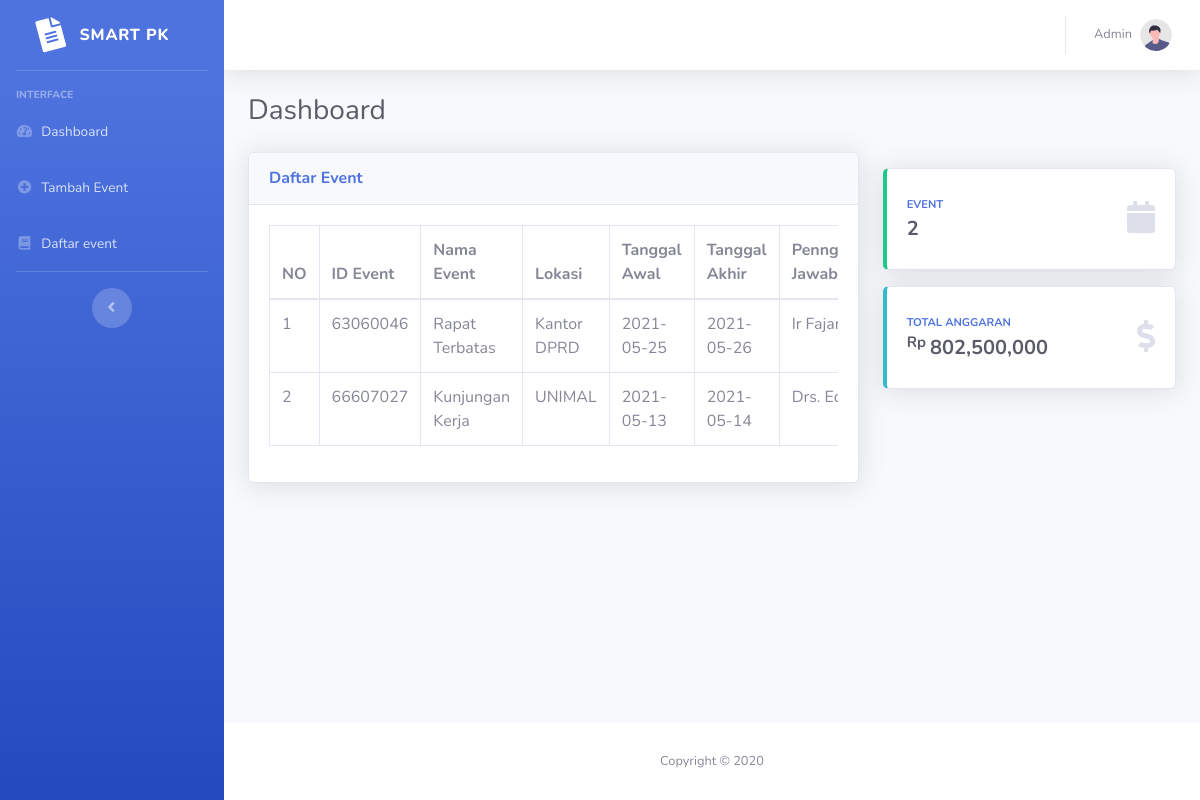
Screenshot of /page/index.php (signed in) with the database file from the repository.
### tables this page shows
CREATE TABLE `tbl_event` (
  `id` int(11) NOT NULL,
  `nama_event` varchar(100) NOT NULL,
  `lokasi` varchar(100) NOT NULL,
  `tgl_awal` date NOT NULL,
  `tgl_akhir` date NOT NULL,
  `penanggung_jawab` varchar(100) NOT NULL
);

### page/index.php (the view, shortened to what this page needs)
<?php
require '../db/koneksi.php';
?>
<!DOCTYPE html>
<html lang="en">
<head>
    <link href="../assets/vendor/fontawesome-free/css/all.min.css" rel="stylesheet" type="text/css">
    <link href="../assets/css/sb-admin-2.min.css" rel="stylesheet">
</head>
<body id="page-top">
    <div id="wrapper">
        <ul class="navbar-nav bg-gradient-primary sidebar sidebar-dark accordion" id="accordionSidebar">
            <a class="sidebar-brand d-flex align-items-center justify-content-center" href="index.php">
                <div class="sidebar-brand-icon rotate-n-15">
                    <i class="fas fa-file-alt"></i>
                </div>
                <div class="sidebar-brand-text mx-3">Smart PK</div>
            </a>
            <hr class="sidebar-divider">
            <div class="sidebar-heading">
                interface
            </div>
            <li class="nav-item">
                <a class="nav-link" href="index.php">
                    <i class="fas fa-fw fa-tachometer-alt"></i>
                    <span>Dashboard</span>
                </a>
            </li>
            <li class="nav-item">
                <a class="nav-link" href="tambah-event.php">
                    <i class="fas fa-fw fa-plus-circle"></i>
                    <span>Tambah Event</span>
                </a>
            </li>
            <li class="nav-item">
                <a class="nav-link" href="event.php">
                    <i class="fas fa-fw fa-book"></i>
                    <span>Daftar event</span>
                </a>
            </li>
            <hr class="sidebar-divider d-none d-md-block">
            <div class="text-center d-none d-md-inline">
                <button class="rounded-circle border-0" id="sidebarToggle"></button>
            </div>
        </ul>
        <div id="content-wrapper" class="d-flex flex-column">
            <div id="content">
                <nav class="navbar navbar-expand navbar-light bg-white topbar mb-4 static-top shadow">
                    <ul class="navbar-nav ml-auto">
                        <li class="nav-item dropdown no-arrow">
                            <a class="nav-link dropdown-toggle" href="#" id="userDropdown" role="button"
                                data-toggle="dropdown" aria-haspopup="true" aria-expanded="false">
                                <span class="mr-2 d-none d-lg-inline text-gray-600 small"><?php echo ucwords($_SESSION['nama']); ?> </span>
                                <img class="img-profile rounded-circle"
                                    src="../assets/img/undraw_profile.svg">
                            </a>
                        </li>
                    </ul>
                </nav>
                <div class="container-fluid">
                    <h1 class="h3 mb-4 text-gray-800">Dashboard</h1>
                    <div class="row">
                        <div class="col-lg-8">
                            <div class="card shadow mb-4">
                                <div class="card-header py-3">
                                    <h6 class="m-0 font-weight-bold text-primary">Daftar Event</h6>
                                </div>
                                <div class="card-body">
                                    <div class="table-responsive">
                                        <table class="table table-bordered" id="dataTable" width="100%" cellspacing="0">
                                            <thead>
                                                <tr>
                                                    <th>NO</th>
                                                    <th>ID Event</th>
                                                    <th>Nama Event</th>
                                                    <th>Lokasi</th>
                                                    <th>Tanggal Awal</th>
                                                    <th>Tanggal Akhir</th>
                                                    <th>Pennggung Jawab</th>
                                                </tr>
                                            </thead>
                                            <tbody>
                                                    <?php
                                                        $no = 1;
                                                        $sql = mysqli_query($koneksi, "SELECT * FROM tbl_event LIMIT 5");
                                                        while ($data = mysqli_fetch_assoc($sql)) {
                                                    ?>
                                                <tr>
                                                    <td><?php echo $no++ ?></td>
                                                    <td><?php echo htmlentities($data['id']); ?></td>
                                                    <td><?php echo htmlentities($data['nama_event']); ?></td>
                                                    <td><?php echo htmlentities($data['lokasi']); ?></td>
                                                    <td><?php echo htmlentities($data['tgl_awal']); ?></td>
                                                    <td><?php echo htmlentities($data['tgl_akhir']); ?></td>
                                                    <td><?php echo htmlentities($data['penanggung_jawab']); ?></td>
                                                </tr>
                                                    <?php
                                                        }
                                                    ?>
                                            </tbody>
                                        </table>
                                    </div>
                                </div>
                            </div>
                        </div>
                        <div class="col-lg-4">
                            <div class="row">
                                <div class="col-lg-12 col-md-6 mt-3">
                                    <div class="card border-left-success shadow h-100 py-2">
                                        <div class="card-body">
                                            <div class="row no-gutters align-items-center">
                                                <div class="col mr-2">
                                                    <div class="text-xs font-weight-bold text-primary text-uppercase mb-1">
                                                        Event</div>
                                                    <div class="h5 mb-0 font-weight-bold text-gray-800">
                                                        <?php
                                                            $sqli = "SELECT * FROM tbl_event";
                                                            $query = $koneksi->query($sqli);
                                                            echo $query->num_rows;
                                                        ?>
                                                </div>
                                                </div>
                                                <div class="col-auto">
                                                    <i class="fas fa-calendar fa-2x text-gray-300"></i>
                                                </div>
                                            </div>
                                        </div>
                                    </div>
                                </div>
                                <div class="col-lg-12 col-md-6 mt-3">
                                    <div class="card border-left-info shadow h-100 py-2">
                                        <div class="card-body">
                                            <div class="row no-gutters align-items-center">
                                                <div class="col mr-2">
                                                    <div class="text-xs font-weight-bold text-primary text-uppercase mb-1">
                                                        Total Anggaran</div>
                                                    <div class="h5 mb-0 font-weight-bold text-gray-800">
                                                    <?php
                                                            $sql = mysqli_query($koneksi, "SELECT * FROM tbl_anggaran");
                                                            while ($data = mysqli_fetch_assoc($sql)) {
                                                                $get_data[] = $data['total'];
                                                            };
                                                            $total_data = array_sum($get_data);
                                                            echo '<sup>Rp </sup>'.number_format($total_data);
                                                        ?>
                                                    </div>
                                                </div>
                                                <div class="col-auto">
                                                    <i class="fas fa-dollar-sign fa-2x text-gray-300"></i>
                                                </div>
                                            </div>
                                        </div>
                                    </div>
                                </div>
                            </div>
                        </div>
                    </div>
                </div>
            </div>
            <footer class="sticky-footer bg-white">
                <div class="container my-auto">
                    <div class="copyright text-center my-auto">
                        <span>Copyright &copy; 2020</span>
                    </div>
                </div>
            </footer>
        </div>
    </div>
</body>
</html>

### rows the page displays
tbl_event: id "63060046", nama_event "Rapat Terbatas", lokasi "Kantor DPRD", tgl_awal "2021-05-25", tgl_akhir "2021-05-26", penanggung_jawab "Ir…"
tbl_event: id "66607027", nama_event "Kunjungan Kerja", lokasi "UNIMAL", tgl_awal "2021-05-13", tgl_akhir "2021-05-14", penanggung_jawab "Drs.…"

### other values shown
$_SESSION['nama'] "Admin"
$query->num_rows "2"
$total_data "802,500,000"
